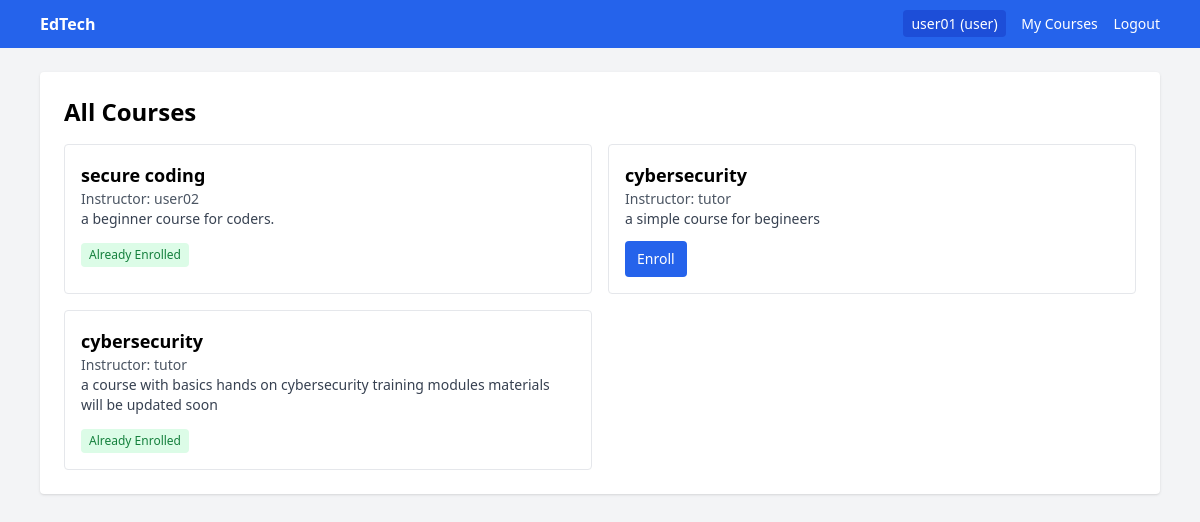
The page /courses (signed in) on the database its author committed.
### tables this page shows
CREATE TABLE courses (
            id INTEGER PRIMARY KEY AUTOINCREMENT,
            name TEXT NOT NULL,
            instructor TEXT NOT NULL
        , description TEXT);

### app.py (the view)
@app.route("/courses")
def courses_list():
    db = get_db()
    cursor = db.cursor()
    cursor.execute("SELECT * FROM courses ORDER BY id DESC")
    courses = cursor.fetchall()
    enrolled_course_ids = set()
    if "user_id" in session:
        cursor.execute(
            "SELECT course_id FROM enrollments WHERE user_id = ?",
            (session["user_id"],),
        )
        enrolled_course_ids = {row["course_id"] for row in cursor.fetchall()}
    return render_template(
        "courses/list.html",
        courses=courses,
        enrolled_course_ids=enrolled_course_ids,
    )

### app.py (called while the page is built)
def get_db():
    if "db" not in g:
        g.db = sqlite3.connect(app.config["DATABASE"])
        g.db.row_factory = sqlite3.Row
    return g.db

### templates/courses/list.html
{% extends 'base.html' %}
{% block content %}
<div class="bg-white p-6 rounded shadow">
  <h1 class="text-2xl font-bold mb-4">All Courses</h1>
  {% if courses %}
    <div class="grid md:grid-cols-2 gap-4">
      {% for course in courses %}
        <div class="border rounded p-4">
          <h2 class="text-lg font-semibold">{{ course.name }}</h2>
          <p class="text-sm text-gray-600">Instructor: {{ course.instructor }}</p>
          <p class="text-sm text-gray-700 mb-3">{{ course['description'] or 'No description yet.' }}</p>
          {% if session.get('role') == 'user' %}
            {% if course.id in enrolled_course_ids %}
              <span class="inline-block px-2 py-1 bg-green-100 text-green-700 text-xs rounded">Already Enrolled</span>
            {% else %}
              <form method="POST" action="{{ url_for('enroll_course', course_id=course.id) }}">
                <button class="bg-blue-600 text-white px-3 py-2 rounded hover:bg-blue-700 text-sm">Enroll</button>
              </form>
            {% endif %}
          {% endif %}
        </div>
      {% endfor %}
    </div>
  {% else %}
    <p class="text-gray-600">No courses found.</p>
  {% endif %}
</div>
{% endblock %}

### rows shown on the page
courses: name "secure coding", instructor "user02", description "a beginner course for coders.", shows "Already Enrolled"
courses: name "cybersecurity", instructor "tutor", description "a simple course for begineers"
courses: name "cybersecurity", instructor "tutor", description "a course with basics hands on cybersecurity training modules materials will be updated soon", shows "Already Enrolled"

### other values the page prints
{{ session.get('username') }} "user01"
{{ session.get('role') }} "user"
